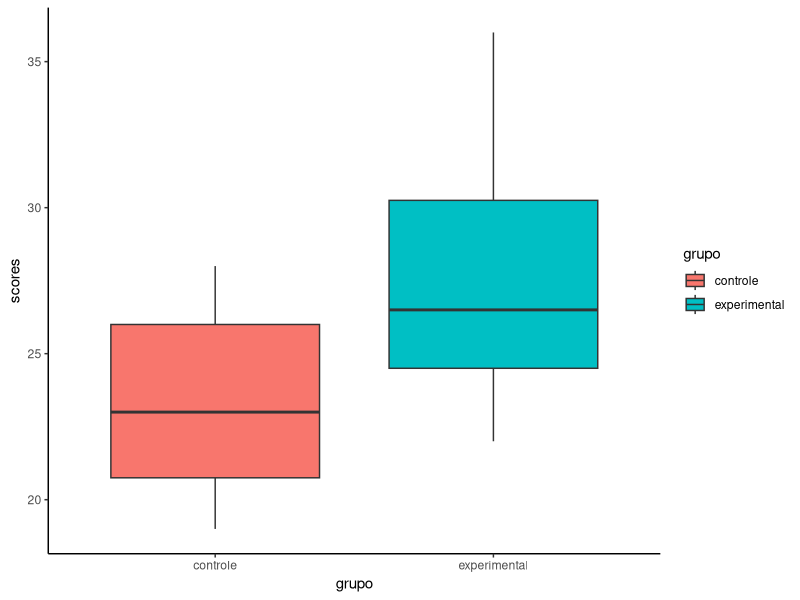

Generate this figure with R:
## ---- chunk 1
library(tibble)
library(tidyr)
library(ggplot2)
## ---- chunk 2
# criando os vetores com os dados:
controle     <- c(21, 28, 24, 23, 23, 19, 28, 20, 22, 20, 26, 26)
experimental <- c(26, 27, 23, 25, 25, 29, 30, 31, 36, 23, 32, 22)

# criando uma tibble para armazenar os vetores.
result <- tibble(controle, experimental)
result

## ---- chunk 3
# criando um data frame do tipo long
result.long <- pivot_longer(data = result,
                            cols = c("controle", "experimental"),
                            names_to = "grupo", 
                            values_to = "scores")
result.long
## ---- chunk 4
ggplot(result.long) +
  geom_boxplot(aes(x=grupo, y=scores, fill=grupo)) +
  theme_classic()
## ---- chunk 5
# Teste t de Student para amostras independentes, padrão do R
# usando os vetores com os dados como argumentos.
t.test(controle, experimental)
## ---- chunk 6
t.test(result$controle, result$experimental)
## ---- chunk 7
with(result, t.test(controle, experimental))
## ---- chunk 8
# teste t com data frame do tipo long
# explicação: os dados numéricos estão na coluna "scores", a informação sobre os grupos está na variável "grupo".
t.test(scores~grupo, data=result.long)
## ---- chunk 9
t.test(controle, experimental, paired = TRUE)
## ---- chunk 10
t.test(result$controle, result$experimental, paired = TRUE)
## ---- chunk 11
t.test(result$experimental, mu= 30)
## ---- chunk 12
with(result, t.test(experimental, mu = 30))
## ---- chunk 13
# armazenando os resultados do teste num objeto chamado test.results
test.results <- t.test(scores~grupo, data=result.long)
## ---- chunk 14
# verificando o objeto test.results com str
str(test.results)
## ---- chunk 15
p_value <- test.results$p.value
p_value
## ---- chunk 16
test.results$estimate
## ---- chunk 17
test.results$estimate[1]
## ---- chunk 18
as.numeric(test.results$estimate[1])
